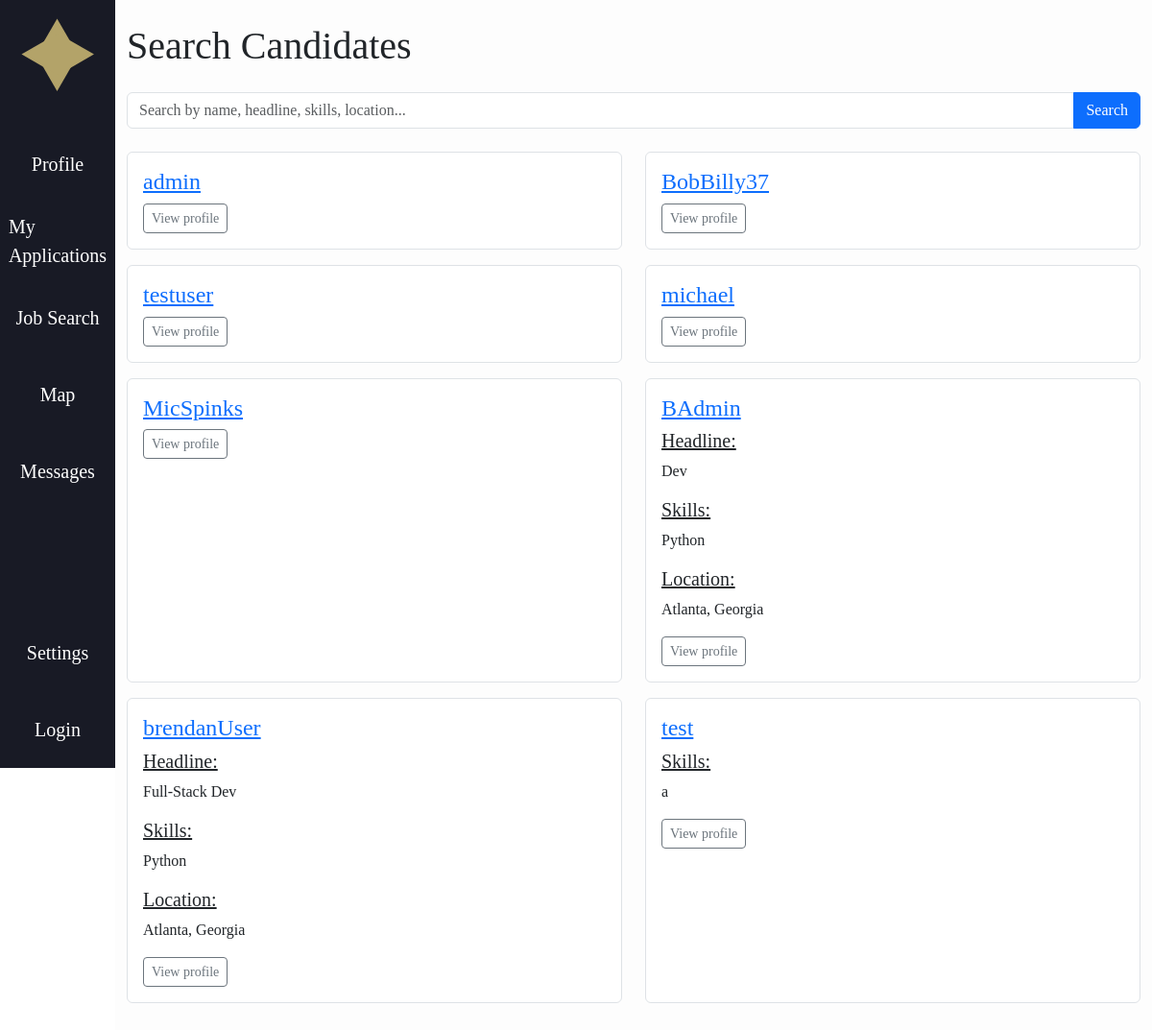
The app's page /recruiter/searchcandidates with its own data.
### accounts/models.py (models this page shows)
class CustomUser(AbstractUser):
    ROLE_CHOICES = (
        ("recruiter", "Recruiter"),
        ("user", "User"),
    )
    role = models.CharField(max_length=20, choices=ROLE_CHOICES, default="user")
    fname = models.CharField(max_length=30, blank=True, default='')
    lname = models.CharField(max_length=30, blank=True, default='')
    headline = models.CharField(max_length=255, blank=True, default='')
    skills = models.TextField(blank=True, default='')
    education = models.TextField(blank=True, default='')
    work_experience = models.TextField(blank=True, default='')
    location = models.CharField(max_length=255, blank=True, default='')
    links = models.TextField(blank=True, default='')
    show_headline = models.BooleanField(default=True)
    show_skills = models.BooleanField(default=True)
    show_education = models.BooleanField(default=True)
    show_work_experience = models.BooleanField(default=True)
    show_location = models.BooleanField(default=True)
    show_links = models.BooleanField(default=True)

### Rhome/views.py (the view, shortened to what this page needs)
# urls.py: path('searchcandidates', views.searchcandidates, name='Rhome.searchcandidates'),
def searchcandidates(request):
	from django.contrib.auth import get_user_model
	User = get_user_model()
	query = request.GET.get('q', '').strip()
	candidates = User.objects.filter(role='user')
	return render(request, 'Rhome/searchcandidates.html', {'candidates': candidates, 'query': query})

### jobble/context_processors.py (called while the page is built, shortened)
def user_template(request):
    return {"base_template": "base.html"}           # default for anonymous users

### Rhome/templates/Rhome/searchcandidates.html
{% extends base_template %}
{% load static %}
{% block content %}
<div class="container py-4">
	<h1 class="mb-4">Search Candidates</h1>
	<form method="get" class="mb-4">
		<div class="input-group">
			<input name="q" value="{{ query }}" class="form-control" placeholder="Search by name, headline, skills, location...">
			<button class="btn btn-primary" type="submit">Search</button>
		</div>
	</form>
	{% if candidates %}
		<div class="row">
			{% for c in candidates %}
			<div class="col-md-6 mb-3">
				<div class="card h-100">
					<div class="card-body">
						<h4 class="card-title"><a href="{% url 'accounts.profile_detail' c.username %}">{{ c.username }}</a></h4>
						{% if c.show_headline and c.headline %}
						<h5><u>Headline:</u></h5>
						<p>{{ c.headline }}</p>
						{% endif %}
						{% if c.show_skills and c.skills %}
						<h5><u>Skills:</u></h5>
						<p>{{ c.skills|linebreaksbr }}</p>
						{% endif %}
						{% if c.show_location and c.location %}
						<h5><u>Location:</u></h5>
						<p>{{ c.location }}</p>
						{% endif %}
						<a href="{% url 'accounts.profile_detail' c.username %}" class="btn btn-outline-secondary btn-sm">View profile</a>
					</div>
				</div>
			</div>
			{% endfor %}
		</div>
	{% else %}
		<div class="alert alert-info">No candidates found.</div>
	{% endif %}
</div>
{% endblock content %}

### jobble/static/css/style.css (style rules this page uses)
* { font-family: "DM Serif Text", serif; font-weight: 400; font-style: normal; }
body { overflow-x: hidden; }
h1 { font-size: 36px; }
h4 { font-size: 16px; }
.card { border: 1.5px solid #dee2e6 !important; }

### records on screen
CustomUser: username "admin"
CustomUser: username "BobBilly37"
CustomUser: username "testuser"
CustomUser: username "michael"
CustomUser: username "MicSpinks"
CustomUser: username "BAdmin", headline "Dev", skills "Python", location "Atlanta, Georgia"
CustomUser: username "brendanUser", headline "Full-Stack Dev", skills "Python", location "Atlanta, Georgia"
CustomUser: username "test", skills "a"
